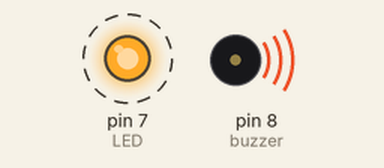
This sketch was run on a simulated Arduino Uno, built with avr-gcc and run on an emulated ATmega328P. Shown: output pins drawn as LEDs (lit = HIGH), buzzer (waves = sounding, pin HIGH). Dashed ring = blinking.

Above: at 0.2 s.
Timing chart, 0 to 3.0 s (numbered marks = the images above):
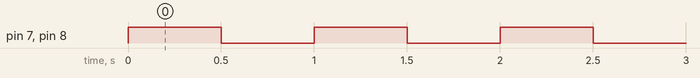

The sketch:

Buzzer_LED.ino
```cpp
void setup() {
  pinMode(8, OUTPUT);  // buzzer
  pinMode(7, OUTPUT);  // LED
}

void loop() {
  digitalWrite(8, HIGH);  // buzzer on
  digitalWrite(7, HIGH);  // LED on
  delay(500);
  digitalWrite(8, LOW);   // buzzer off
  digitalWrite(7, LOW);   // LED off
  delay(500);
}
```

Measured:
- by itself, pin 7 (LED), pin 8 (buzzer): alternates HIGH for 0.50 s and LOW for 0.50 s
